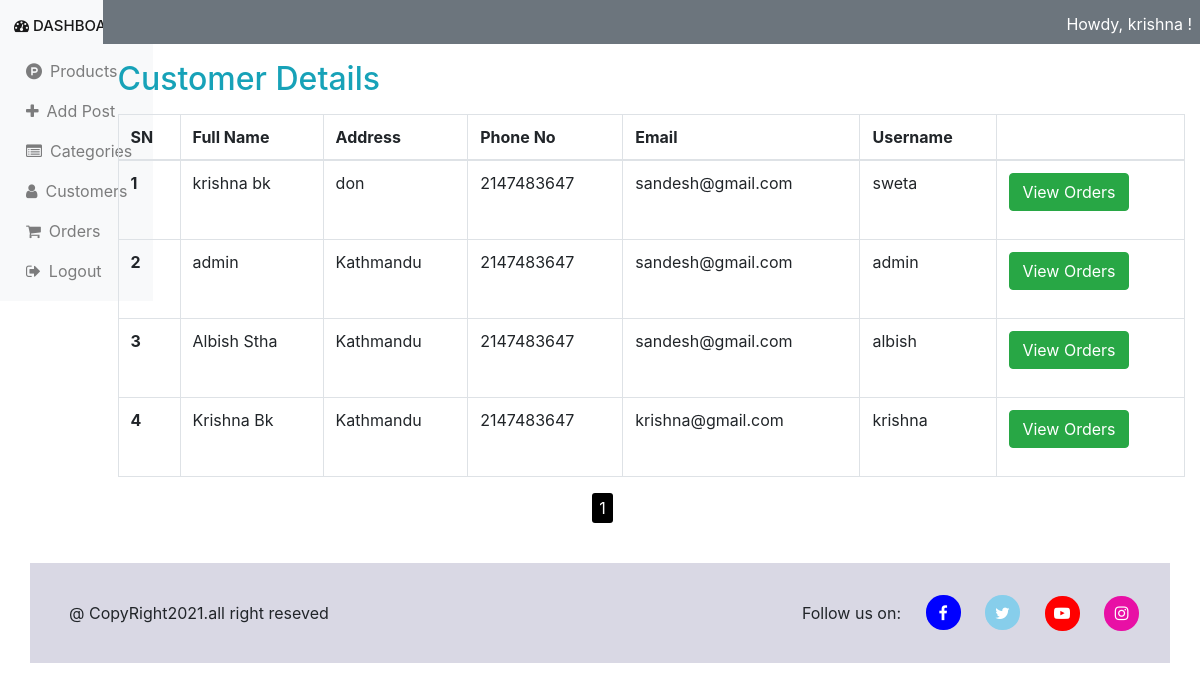
/customers.php (signed in), run on the app's committed database.
### tables this page shows
CREATE TABLE `customer_info` (
  `customer_id` int(11) NOT NULL,
  `name` varchar(100) NOT NULL,
  `address` varchar(100) NOT NULL,
  `phone` int(100) NOT NULL,
  `username` varchar(100) NOT NULL,
  `password` varchar(100) NOT NULL,
  `admin` tinyint(1) DEFAULT NULL,
  `email` varchar(50) DEFAULT NULL
);

### customers.php (the view, shortened to what this page needs)
<?php
 if(isset($_SESSION['admin'])){?>
<div class="row">
  <div class="col-sm-1">
    <?php require"dashboard1.php"; ?>
  </div>
  <div class="col-sm">
    <?php require"dashboard.php" ?>
<div class="container">
  <div class="my-3">
    <h2 class="text-info">Customer Details</h2>
  </div>
  <div>
    <table class="table table-bordered">
  <thead>
    <tr>
      <th scope="col">SN</th>
      <th scope="col">Full Name</th>
      <th scope="col">Address</th>
      <th scope="col">Phone No</th>
      <th scope="col">Email</th>
      <th scope="col">Username</th>
      <th scope="col"></th>
    </tr>
  </thead>
  <tbody>
    <?php
   $limit = 15;
      if (isset($_GET['page'])) {
        $page = $_GET['page'];
      }
      else{
        $page = 1;
      }
     $offside = ($page-1) * $limit;
    require"db.php";
    $sn=0;
    $sql = "SELECT * FROM customer_info ORDER BY customer_id DESC LIMIT {$offside},{$limit}";
        $result = $conn->query($sql);
        if($result->num_rows>0){
          while($row=$result->fetch_assoc()){
            $sn=$sn+1;?>
    <tr>
      <th scope="row"><?php echo $sn ?></th>
      <td><?php echo $row['name'] ?></td>
      <td><?php echo $row['address'] ?></td>
      <td><?php echo $row['phone'] ?></td>
      <td><?php echo $row['email'] ?></td>
      <td><?php echo $row['username'] ?></td>
      <td>
        <form method="post" action="vieworder.php">
          <input type="submit" name="orderitem" class="btn btn-success" value="View Orders">
        </form>
      </td>
    </tr>
<?php }
}
?>
  </tbody>
</table>
  </div>
</div>
  </div>
</div>
<div class="d-flex justify-content-center">
  <div class="pagination">
    <?php
      $sq = "SELECT * FROM customer_info";
      $re = mysqli_query($conn,$sq) or die("error");
      if (mysqli_num_rows($re)>0) {
        $total_records = mysqli_num_rows($re);
        $total_page = ceil($total_records/$limit);
        echo '<ul class="pagination">';
        for ($i=1; $i<=$total_page; $i++) {
          if ($i == $page) {
            $active = "active";
          }
          else{
            $active = "";
          }
          echo '<li class="'.$active.'"><a href="customers.php?page='.$i.'">'.$i.'</a></li>';
        }
        echo '</ul>';
      }
        ?>
  </div>
</div>
<?php require"footer.php" ?>
<?php
}
else{;?>
  <h1 class=> OOPS ! You are not login Plese login first.</h1>
  <a href="admin-login.php" class="btn btn-primary"><h2>Login Now</h2></a>
<?php
}
?>

### css/style.css (style rules this page uses)
.pagination ul { display: flex; }
.pagination li { margin-left: 5px; background-color: #000; padding: 3px 7px 3px 7px; border-radius: 3px; }
.pagination a { color: #fff; }

### data on the page
customer_info: name "krishna bk", address "don", phone "2147483647", email "sandesh@gmail.com", username "sweta"
customer_info: name "admin", address "Kathmandu", phone "2147483647", email "sandesh@gmail.com", username "admin"
customer_info: name "Albish Stha", address "Kathmandu", phone "2147483647", email "sandesh@gmail.com", username "albish"
customer_info: name "Krishna Bk", address "Kathmandu", phone "2147483647", email "krishna@gmail.com", username "krishna"

### other printed values
$_SESSION['admin'] "krishna"
